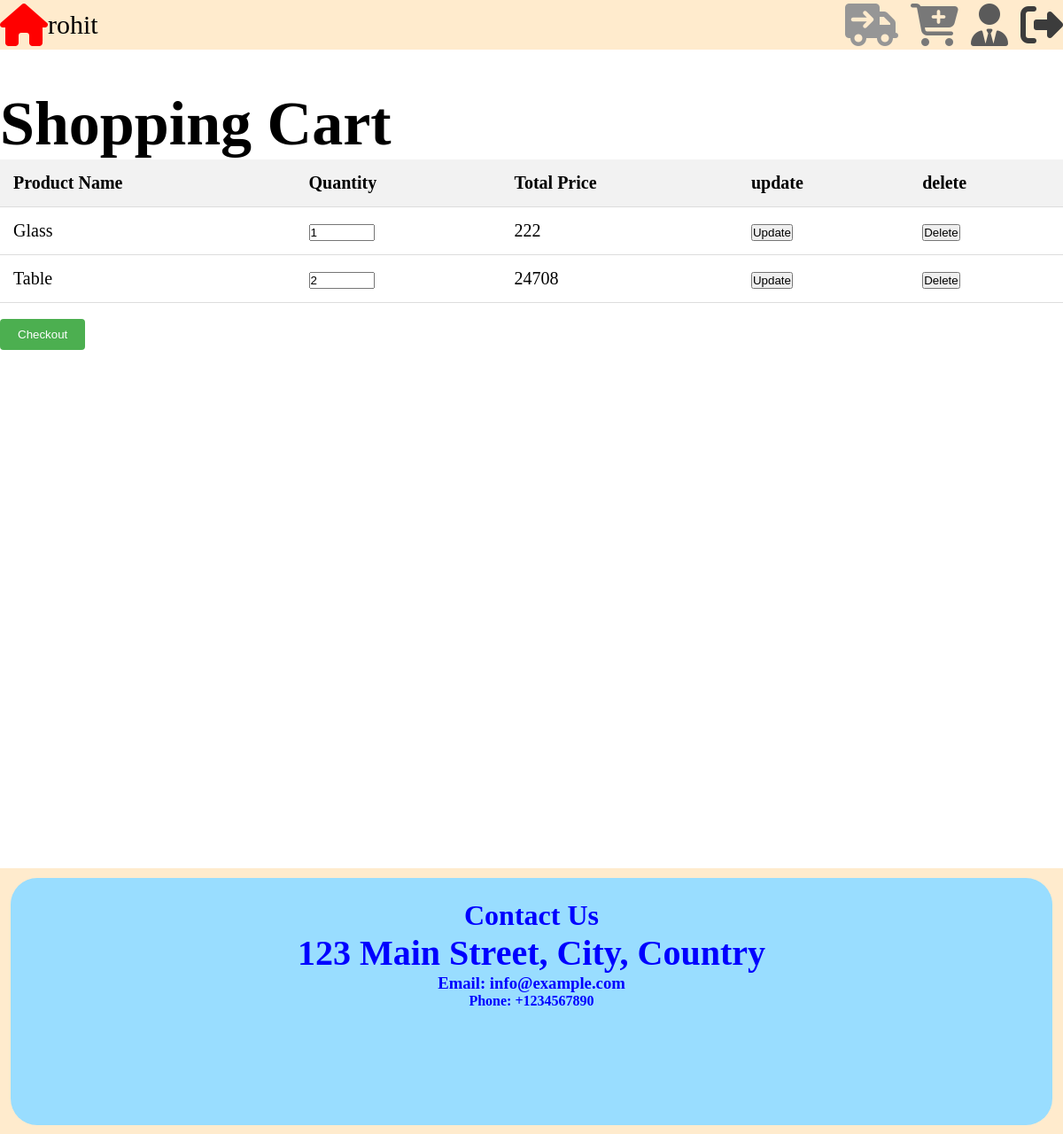
Screenshot of /home/cart/ (signed in) with the database file from the repository.
### e_commerce_site/models.py (models this page shows)
class UserProduct(models.Model):
    user = models.ForeignKey(User, on_delete=models.CASCADE)
    product = models.ForeignKey(product_management, on_delete=models.CASCADE)
    quantities = models.PositiveIntegerField(default=1)
    total_price=models.PositiveIntegerField(default=1)

class product_management(models.Model):
    name=models.CharField(max_length=50,null=False)
    description=models.CharField(max_length=500,null=False)
    price=models.IntegerField(null=False)
    quantity=models.IntegerField(null=False)
    image=models.ImageField(upload_to='image/',null=False)
    def __str__(self):
        return self.name

### e_commerce_site/views.py (the view, shortened to what this page needs)
# urls.py: path('home/cart/',cart.as_view(),name='cart'),
class cart(View):
    def get(self,request):
        try:
            if not request.user.is_authenticated:
                return redirect('login')
            obj1=UserProduct.objects.filter(user=request.user)
            return render(request,'cart.html',{'obj':obj1,'username':request.user})
        except Exception as e:
            return HttpResponse(e)

### templates/cart.html (shortened to what this page needs)
<!DOCTYPE html>
<html lang="en">
<head>
    <link rel="stylesheet" href="/static/css/cart.css">
</head>
<body>
<header style="height:7vh;align-item:text-align:center;display:flex;align-items: center;">
        <div style=" justifyContent: center; alignItems: center;text-align:center;" >
            <a href="/home/"><i style="font-size: 6vh;color:red;" class="fa-solid fa-house" ></i></a>
        </div>
    <div>
        {% if  username == 'Login' %}
        <h1 style="padding:12px;"><a href="/login/">{{ username }}</a></h1>
        {% else %}
        <h10 style="font-size:30px;">{{ username }}</h10>
        {% endif %}
    </div>
        <div class="right_header">
            <a href="/home/orders/"><i style="font-size: 6vh;color:rgb(150, 150, 150);padding-left:10px;" class="fa-solid fa-truck-arrow-right"></i></a>
            <a href="/home/cart/"><i style="font-size: 6vh;color:rgb(120, 120, 120);padding-left:10px;" class="fa-solid fa-cart-plus"></i></a>
            <a href="/admin_panal/"><i style="font-size: 6vh;color:rgb(90, 90, 90);padding-left:10px;" class="fa-solid fa-user-tie"></i></a>
            <a href="/logout/"><i style="font-size: 6vh;color:rgb(60, 60, 60);padding-left:10px;" class="fa-solid fa-right-from-bracket"></i></a>
        </div>
</header>
<h2 style="margin-top:100px;font-size:70px;">Shopping Cart</h2>
<div style="min-height:800px;">
<table>
  <thead>
    <tr>
      <th>Product Name</th>
      <th>Quantity</th>
      <th>Total Price</th>
        <th>update</th>
        <th>delete</th>
    </tr>
  </thead>
  <tbody>
  {% for i in obj %}
    <tr>
        <form method="post">
      <td>{{ i.product }}</td>
      <td><input type="number" name="quantities" value="{{ i.quantities }}" style="width:70px;"></td>
      <td>{{ i.total_price }}</td>
        <td><a href="/home/"><button>Update</button></a></td>
            </form>
        <td><a href="/home/cart/delete/{{ i.id }}"><button>Delete</button></a></td>
    </tr>
    {% endfor %}
  </tbody>
</table>
    <br><a href="/home/checkout/"><button class="checkout-btn">Checkout</button></a>
</div>
<footer style="text-align: center;display:flex;width:100%;margin:0;padding:0;align-items:center;">
<div style="width:98%;height:85%;align-items:center;background-color:#99ddff;border-radius:30px;justify-content:center;padding-top:2%;">
            <h1>Contact Us</h1>
            <h2 style="font-size:40px;">123 Main Street, City, Country</h2>
            <h3>Email: info@example.com</h3>
            <h4>Phone: +1234567890</h4>
        </div>
</footer>
</body>
</html>

### e_commerce_site/static/css/cart.css (style rules this page uses)
* { padding:0; margin:0; }
header { align-items: center; display: flex; position: fixed; top: 0; z-index: 999; height: 10px; width: 100%; text-align: center; background-color: #FFEBCD; }
a { text-decoration:None; }
table { width: 100%; border-collapse: collapse; }
th, td { padding: 15px; text-align: left; border-bottom: 1px solid #ddd; font-size:20px; }
th { background-color: #f2f2f2; }
.checkout-btn { padding: 10px 20px; background-color: #4CAF50; color: white; border: none; border-radius: 4px; cursor: pointer; }
.right_header { text-align: right; width:100%; }
footer { height:300px; width:100%; background-color:#FFEBCD; color: blue; padding: 40px; text-align: center; justify-content:center; }
h2 { font-size:70px; }

### rows the page displays
UserProduct: product "Glass", quantities "1", total_price "222"
UserProduct: product "Table", quantities "2", total_price "24708"

### other values shown
{{ username }} "rohit"
